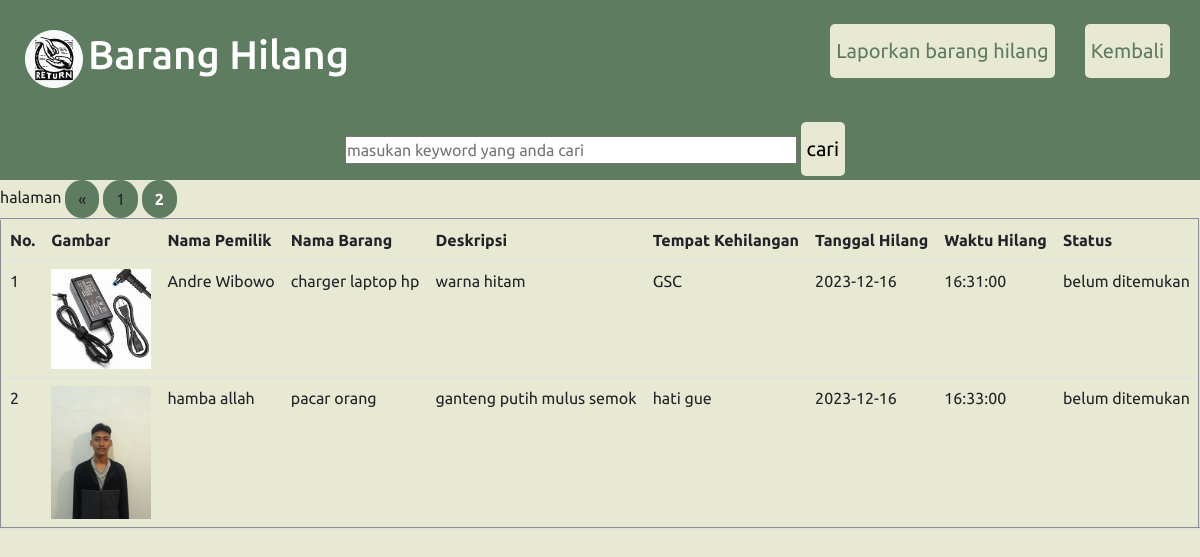
Screenshot of /daftarbrg.php?halaman=2 (signed in) with the database file from the repository.
### tables this page shows
CREATE TABLE `barang_hilang` (
  `idbarang` int(11) NOT NULL,
  `nama` char(255) NOT NULL,
  `telepon` char(20) NOT NULL,
  `namabarang` varchar(255) NOT NULL,
  `deskripsi` varchar(255) NOT NULL,
  `tempatkehilangan` varchar(255) NOT NULL,
  `nim` int(10) NOT NULL,
  `tglhilang` date NOT NULL,
  `wkthilang` time NOT NULL,
  `gambar` varchar(50) NOT NULL,
  `status` varchar(50) DEFAULT NULL
);

### function.php (called while the page is built, shortened)
<?php
include_once 'mysqli-connect.php';
function query($query) {
    global $conn;
    $result = mysqli_query($conn, $query);
    $rows = [];
    while ($row = mysqli_fetch_assoc($result)) {
        $rows[] = $row;
    }
    return $rows;
}
?>

### daftarbrg.php (the view, shortened to what this page needs)
<?php
require "function.php";
$jumlahdataperhalaman =  3 ;
$jumlahdata = count(query("SELECT * FROM barang_hilang"));
$jumlahhalaman = ceil($jumlahdata / $jumlahdataperhalaman);
$halamanaktif = ( isset($_GET["halaman"])) ? $_GET["halaman"] : 1;
$awaldata = ($jumlahdataperhalaman * $halamanaktif) - $jumlahdataperhalaman;
$barang_hilang = query(" SELECT * FROM barang_hilang LIMIT $awaldata , $jumlahdataperhalaman ");
?>
<!DOCTYPE html>
<html lang="en">
<head>
    <link rel="stylesheet" href="https://cdn.jsdelivr.net/npm/bootstrap@5.1.3/dist/css/bootstrap.min.css">
    <link rel="stylesheet" href="assets/bootstrap/css/LoginAdminstyle.css">
    <link rel="stylesheet" href="assets/bootstrap/css/landing_page.css">
</head>
<body>
    <header>
        <img src="img/ellipse_2.png" alt="missingcenter-logo" class="logo1" />
        <h1 class="logo">Barang Hilang</h1>
        <nav>
            <ul>
                <li><button class="btn-cta"><a href="baranghilang.php">Laporkan barang hilang</a></button></li>
                <li><button class="btn-cta"><a href="user.php">Kembali</a></button></li>
            </ul>
        </nav>
        <form action="" method="post">
            <dv class="mb-4">
                <input type="text" name="keyword" size="40" placeholder="masukan keyword yang anda cari" autocomplete="off" >
                <button class="btn-cta" type="submit" name="cari" >cari</button>
            </dv>
        </form>
    </header>
    halaman
    <?php if( $halamanaktif > 1):?>
        <a class="btn" href="?halaman=<?= $halamanaktif - 1; ?>">&laquo;</a>
    <?php endif; ?>
    <?php for($i = 1; $i <=$jumlahhalaman; $i++) :?>
        <?php if( $i == $halamanaktif): ?>
            <a class="btn" href="?halaman=<?= $i;  ?>" style="font-weight: bold; color: white;" > <?= $i; ?> </a>
        <?php else:?>
            <a class="btn" href="?halaman=<?= $i;  ?>"> <?= $i; ?> </a>
        <?php endif; ?>
    <?php endfor; ?>
    <br>
    <table border="2" cellpadding="20" cellspacing="20" class="table" >
        <tr>
            <th>No.</th>
            <th>Gambar</th>
            <th>Nama Pemilik</th>
            <th>Nama Barang</th>
            <th>Deskripsi</th>
            <th>Tempat Kehilangan</th>
            <th>Tanggal Hilang</th>
            <th>Waktu Hilang</th>
            <th>Status</th>
        </tr>
            <?php $i = 1; ?>
            <?php foreach( $barang_hilang as $row ) : ?>
            <tr>
                <td><?= $i ?></td>
                <td><img src="img/<?= $row["gambar"];?>" width="100"></td>
                <td><?= $row["nama"]; ?></td>
                <td><?= $row["namabarang"]; ?></td>
                <td><?= $row["deskripsi"]; ?></td>
                <td><?= $row["tempatkehilangan"]; ?></td>
                <td><?= $row["tglhilang"]; ?></td>
                <td><?= $row["wkthilang"]; ?></td>
                <td><?= $row["status"]; ?></td>
            </tr>
            <?php $i++; ?>
            <?php endforeach; ?>
    </table>
</body>
</html>

### rows the page displays
barang_hilang: gambar (picture), nama "Andre Wibowo", namabarang "charger laptop hp", deskripsi "warna hitam", tempatkehilangan "GSC", tglhilang "2023-12-16", wkthilang "16:31:00", status "belum ditemukan"
barang_hilang: gambar (picture), nama "hamba allah", namabarang "pacar orang", deskripsi "ganteng putih mulus semok", tempatkehilangan "hati gue", tglhilang "2023-12-16", wkthilang "16:33:00", status "belum ditemukan"
